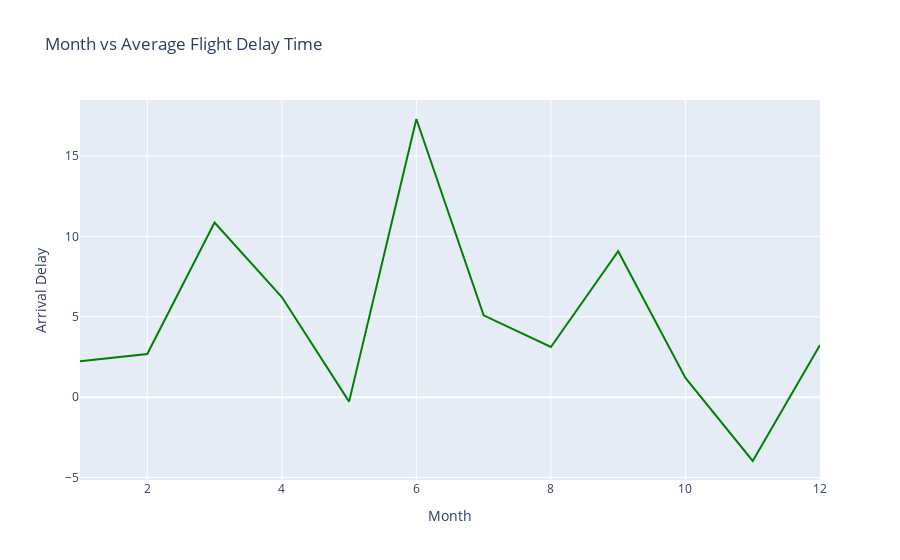

Notebook source saved alongside this figure:
### Markdown cell above
#### To do:

*   Create a line plot with x-axis being the month and y-axis being computed average delay time. Update plot title,\
    xaxis, and yaxis title.

*   Hint: Scatter and line plot vary by updating mode parameter.

### Code cell
# Create line plot here


fig = go.Figure(data=go.Scatter(x=line_data['Month'], y=line_data['ArrDelay'], mode='lines', marker=dict(color='green')))
fig.update_layout(title='Month vs Average Flight Delay Time', xaxis_title='Month', yaxis_title='Arrival Delay')
fig.show()

### Figure 1 — Plotly figure (JSON) as saved in the notebook; plotly's stock layout.template omitted (floating-point values rounded to 4 significant figures)
{"data": [{"marker": {"color": "green"}, "mode": "lines", "x": [1, 2, 3, 4, 5, 6, 7, 8, 9, 10, 11, 12], "y": [2.233, 2.688, 10.87, 6.229, -0.2791, 17.31, 5.089, 3.122, 9.081, 1.2, -3.975, 3.241], "type": "scatter"}], "layout": {"title": {"text": "Month vs Average Flight Delay Time"}, "xaxis": {"title": {"text": "Month"}, "type": "linear", "range": [1, 12], "autorange": true}, "yaxis": {"title": {"text": "Arrival Delay"}, "type": "linear", "range": [-5.158, 18.49], "autorange": true}, "autosize": true}}
